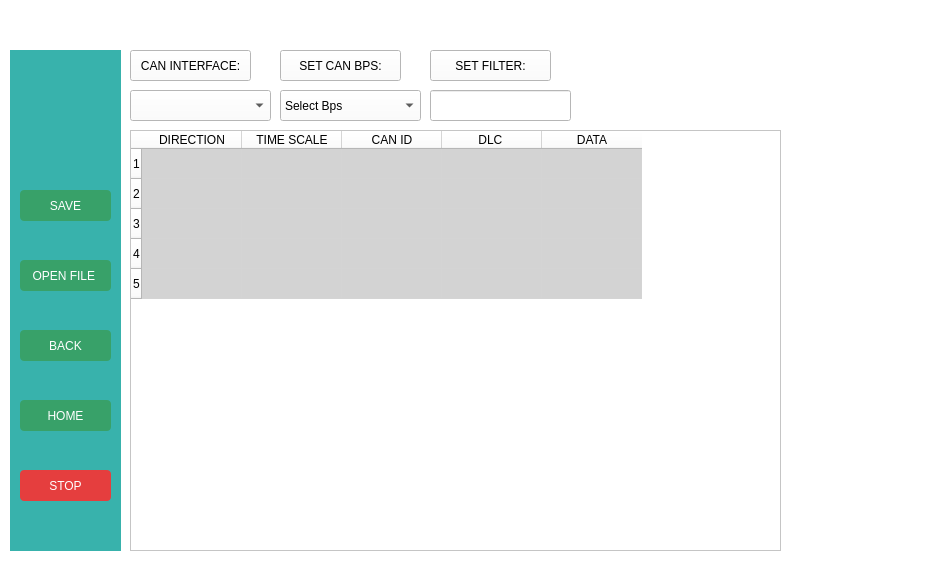
<?xml version="1.0" encoding="UTF-8"?>
<ui version="4.0">
 <class>Mazda_monitor</class>
 <widget class="QDialog" name="Mazda_monitor">
  <property name="geometry">
   <rect>
    <x>0</x>
    <y>0</y>
    <width>939</width>
    <height>576</height>
   </rect>
  </property>
  <property name="windowTitle">
   <string>Dialog</string>
  </property>
  <property name="styleSheet">
   <string notr="true">background-color: rgb(255, 255, 255);</string>
  </property>
  <widget class="QTableWidget" name="tableWidgetData">
   <property name="geometry">
    <rect>
     <x>130</x>
     <y>130</y>
     <width>651</width>
     <height>421</height>
    </rect>
   </property>
   <property name="styleSheet">
    <string notr="true">QTableWidget::item { background-color: #D3D3D3; }
</string>
   </property>
   <property name="rowCount">
    <number>5</number>
   </property>
   <property name="columnCount">
    <number>5</number>
   </property>
   <row/>
   <row/>
   <row/>
   <row/>
   <row/>
   <column>
    <property name="text">
     <string>DIRECTION</string>
    </property>
   </column>
   <column>
    <property name="text">
     <string>TIME SCALE</string>
    </property>
   </column>
   <column>
    <property name="text">
     <string>CAN ID</string>
    </property>
   </column>
   <column>
    <property name="text">
     <string>DLC </string>
    </property>
   </column>
   <column>
    <property name="text">
     <string>DATA</string>
    </property>
   </column>
  </widget>
  <widget class="QWidget" name="sidebar" native="true">
   <property name="geometry">
    <rect>
     <x>10</x>
     <y>50</y>
     <width>111</width>
     <height>501</height>
    </rect>
   </property>
   <property name="styleSheet">
    <string notr="true">background-color: #38B2AC;
</string>
   </property>
   <widget class="QPushButton" name="buttonHome">
    <property name="geometry">
     <rect>
      <x>10</x>
      <y>350</y>
      <width>91</width>
      <height>31</height>
     </rect>
    </property>
    <property name="styleSheet">
     <string notr="true">background-color: #38A169; color: white;
border-radius: 4px;</string>
    </property>
    <property name="text">
     <string>HOME</string>
    </property>
   </widget>
   <widget class="QPushButton" name="buttonReturn">
    <property name="geometry">
     <rect>
      <x>10</x>
      <y>280</y>
      <width>91</width>
      <height>31</height>
     </rect>
    </property>
    <property name="styleSheet">
     <string notr="true">background-color: #38A169; color: white;
border-radius: 4px;</string>
    </property>
    <property name="text">
     <string>BACK</string>
    </property>
   </widget>
   <widget class="QPushButton" name="buttonSave">
    <property name="geometry">
     <rect>
      <x>10</x>
      <y>140</y>
      <width>91</width>
      <height>31</height>
     </rect>
    </property>
    <property name="styleSheet">
     <string notr="true">background-color: #38A169; color: white;
border-radius: 4px;</string>
    </property>
    <property name="text">
     <string>SAVE</string>
    </property>
   </widget>
   <widget class="QLabel" name="labelMazda">
    <property name="geometry">
     <rect>
      <x>10</x>
      <y>10</y>
      <width>91</width>
      <height>101</height>
     </rect>
    </property>
    <property name="styleSheet">
     <string notr="true">image: url(:/Assets/result_mazda-logo-2018-vertical-download.png);</string>
    </property>
    <property name="text">
     <string/>
    </property>
   </widget>
   <widget class="QPushButton" name="buttonStop">
    <property name="geometry">
     <rect>
      <x>10</x>
      <y>420</y>
      <width>91</width>
      <height>31</height>
     </rect>
    </property>
    <property name="styleSheet">
     <string notr="true">background-color: #E53E3E; color: white;
border-radius: 4px;</string>
    </property>
    <property name="text">
     <string>STOP</string>
    </property>
   </widget>
   <widget class="QPushButton" name="buttonOpenFile">
    <property name="geometry">
     <rect>
      <x>10</x>
      <y>210</y>
      <width>91</width>
      <height>31</height>
     </rect>
    </property>
    <property name="styleSheet">
     <string notr="true">background-color: #38A169; color: white;
border-radius: 4px;</string>
    </property>
    <property name="text">
     <string>OPEN FILE </string>
    </property>
   </widget>
  </widget>
  <widget class="QComboBox" name="cmbCANBaudRate">
   <property name="geometry">
    <rect>
     <x>280</x>
     <y>90</y>
     <width>141</width>
     <height>31</height>
    </rect>
   </property>
   <item>
    <property name="text">
     <string>Select Bps</string>
    </property>
   </item>
   <item>
    <property name="text">
     <string>125000</string>
    </property>
   </item>
   <item>
    <property name="text">
     <string>250000</string>
    </property>
   </item>
   <item>
    <property name="text">
     <string>500000</string>
    </property>
   </item>
   <item>
    <property name="text">
     <string>1000000</string>
    </property>
   </item>
   <item>
    <property name="text">
     <string>2000000</string>
    </property>
   </item>
  </widget>
  <widget class="QPushButton" name="btCANbps">
   <property name="geometry">
    <rect>
     <x>280</x>
     <y>50</y>
     <width>121</width>
     <height>31</height>
    </rect>
   </property>
   <property name="text">
    <string>SET CAN BPS:</string>
   </property>
  </widget>
  <widget class="QComboBox" name="cmbCANInterface">
   <property name="geometry">
    <rect>
     <x>130</x>
     <y>90</y>
     <width>141</width>
     <height>31</height>
    </rect>
   </property>
  </widget>
  <widget class="QPushButton" name="btCANInterface">
   <property name="geometry">
    <rect>
     <x>130</x>
     <y>50</y>
     <width>121</width>
     <height>31</height>
    </rect>
   </property>
   <property name="text">
    <string>CAN INTERFACE:</string>
   </property>
  </widget>
  <widget class="QPushButton" name="btCANFilter">
   <property name="geometry">
    <rect>
     <x>430</x>
     <y>50</y>
     <width>121</width>
     <height>31</height>
    </rect>
   </property>
   <property name="text">
    <string>SET FILTER:</string>
   </property>
  </widget>
  <widget class="QLineEdit" name="IDFilter">
   <property name="geometry">
    <rect>
     <x>430</x>
     <y>90</y>
     <width>141</width>
     <height>31</height>
    </rect>
   </property>
  </widget>
 </widget>
 <resources/>
 <connections/>
</ui>
